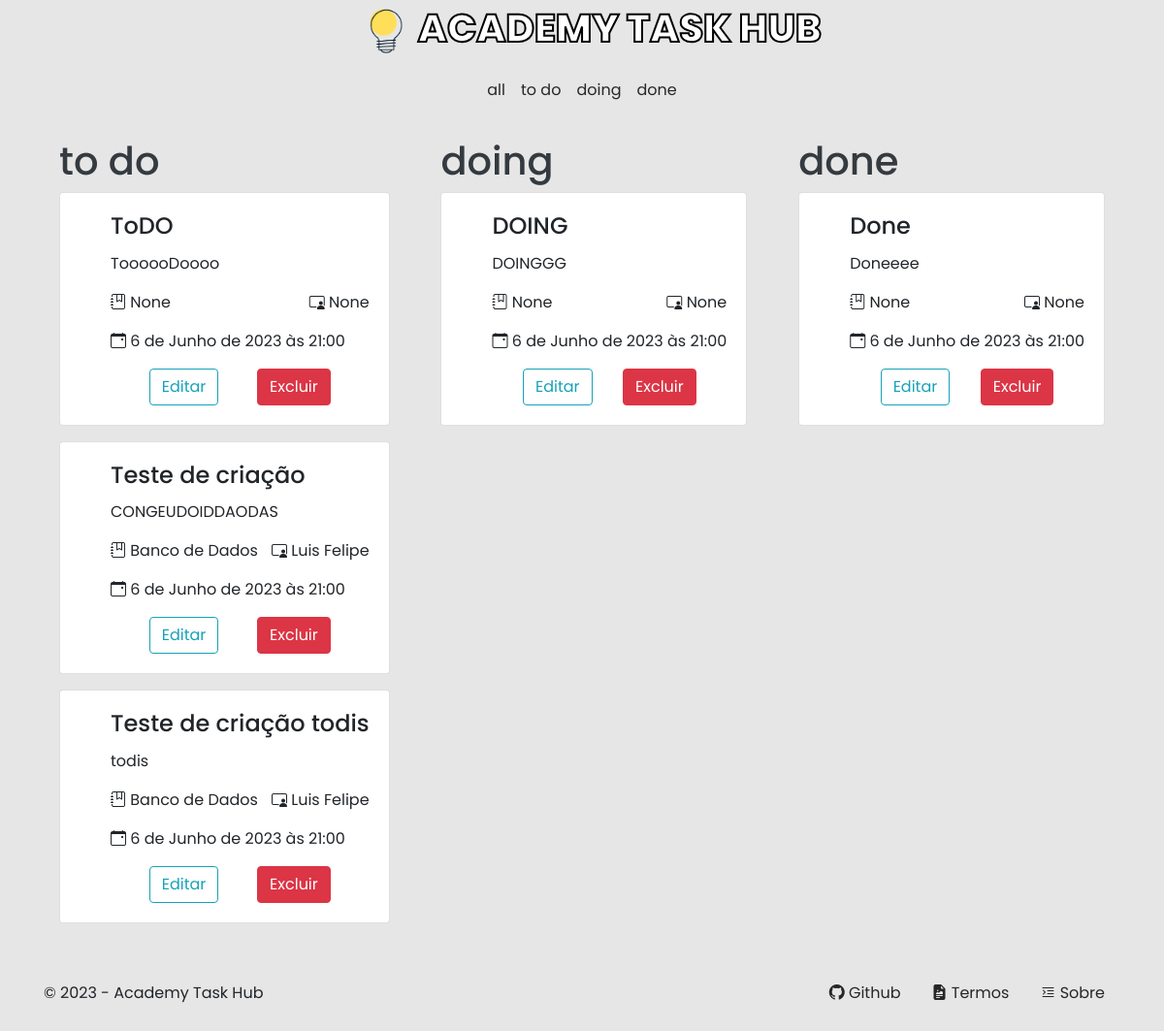
The page /client/cards/3/ (signed in) on the database as committed earlier.
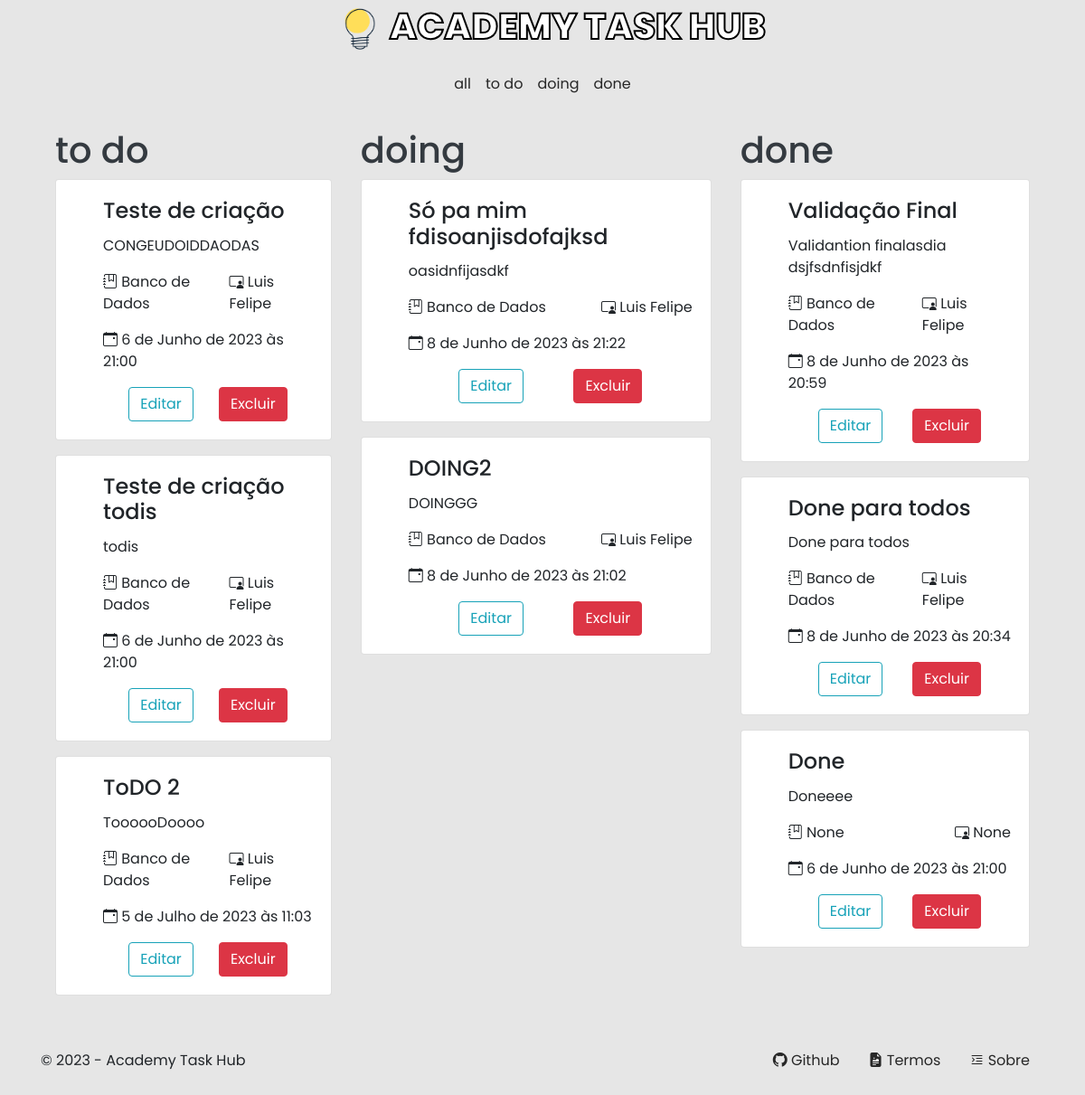
The same page on the database as committed later.
### apps/client/models.py (models this page shows, shortened)
class ItemList(models.Model):
    STATUS = (
        ('TODO', 'To Do'),
        ('DOING', 'Doing'),
        ('DONE', 'Done'),
    )
    TYPE = (
        ('P', 'Pessoal'),
        ('A', 'Para todos')
    )
    author = models.ForeignKey(User, on_delete=models.CASCADE)
    title = models.CharField(max_length=50)
    content = models.CharField(max_length=150)
    created_date = models.DateTimeField(auto_now_add=True)
    updated_date = models.DateTimeField(auto_now=True)
    due_date = models.DateTimeField()
    discipline = models.ForeignKey(Discipline, on_delete=models.CASCADE, blank=True, null=True)
    teacher = models.ForeignKey(Teacher, models.CASCADE, blank=True, null=True)
    status = models.CharField(max_length=5, choices=STATUS)
    type = models.CharField(max_length=1, choices=TYPE)

class Discipline(models.Model):
    name = models.CharField(max_length=20)
    is_technical_area = models.BooleanField()
    def __str__ (self) -> str:
        return self.name

class Teacher(models.Model):
    name = models.CharField(max_length=20)
    def __str__ (self) -> str:
        return self.name

### apps/client/views.py (the view)
# urls.py: path('cards/<int:pk>/', views.cards, name='cards'),
@login_required(login_url='/auth/login')
def cards(request, pk):
    if request.method == 'GET':
        person = Person.objects.filter(id=pk).first()
        user = Person.objects.filter(user=request.user).first()
        if not user.id == person.id:
            messages.error(request, 'Você não tem permisão de acessar está página.')
            return redirect('/')
        person = Person.objects.get(user=request.user)
        atual_date = datetime.today().strftime("%Y-%m-%d")
        item_list_todo = person.item_list.filter(status='TODO').order_by('due_date')
        item_list_doing = person.item_list.filter(status='DOING').order_by('-due_date')
        item_list_done = person.item_list.filter(status='DONE').order_by('-due_date')
        return render(request, 'pages/cards.html', context={
            'atual_date': atual_date,
            'item_list_todo': item_list_todo,
            'item_list_done': item_list_done,
            'item_list_doing': item_list_doing,
            'person': person,
        })

### apps/client/templates/pages/cards.html
{% extends 'base.html' %}
{% load static %}
{% block body %}
    <section class="container section text-white d-flex justify-content-between align-items-start">
        <main class="to-do p-3 d-flex justify-content-center flex-column text-dark">
            <h1>to do</h1>
            {% for item in item_list_todo %}
                {% include '../partials/card.html' %}
            {% empty %}
                <p>Nenhum item encontrado.</p>
            {% endfor %}
        </main>
        <main class="doing p-3 d-flex justify-content-center flex-column text-dark">
            <h1>doing</h1>
            {% for item in item_list_doing %}
                {% include '../partials/card.html' %}
            {% empty %}
                <p>Nenhum item encontrado.</p>
            {% endfor %}
        </main>
        <main class="done p-3 d-flex justify-content-center flex-column text-dark">
            <h1>done</h1>
            {% for item in item_list_done %}
                {% include '../partials/card.html' %}
            {% empty %}
                <p>Nenhum item encontrado.</p>
            {% endfor %}
        </main>
    </section>
{% endblock body %}

### apps/client/templates/partials/card.html
<ul class="card" style="min-width: 300px;">
    <li class="card-body">
        <h4 class="card-title">{{ item.title }}</h4>
        <p class="card-text">{{ item.content }}</p>
        <div class="more d-flex justify-content-between">
            <p><i class="bi bi-journal-bookmark"></i> {{ item.discipline }}</p>
            <p><i class="bi bi-person-video3"></i> {{ item.teacher }}</p>
        </div>
        <p class="card-text"><i class="bi bi-calendar-event"></i> {{ item.due_date }}</p>
        <div class="d-flex justify-content-evenly">
            <a href="{% url 'update_card' item.id person.id %}" class="btn btn-outline-info">Editar</a>
            <a href="{% url 'delete_card' item.id person.id %}" class="btn btn-danger">Excluir</a>
        </div>
    </li>
</ul>

Rows that differ between the two databases and show on the page:
changed ItemList "ToooooDoooo": title "ToDO" → "ToDO 2"; discipline "None" → "Banco de Dados"; teacher "None" → "Luis Felipe"; due_date "6 de Junho de 2023 às 21:00" → "5 de Julho de 2023 às 11:03"; moves down the list
added ItemList: title "Só pa mim fdisoanjisdofajksd", content "oasidnfijasdkf", discipline "Banco de Dados", teacher "Luis Felipe", due_date "8 de Junho de 2023 às 21:22", shown under "doing"
changed ItemList "DOINGGG": title "DOING" → "DOING2"; discipline "None" → "Banco de Dados"; teacher "None" → "Luis Felipe"; due_date "6 de Junho de 2023 às 21:00" → "8 de Junho de 2023 às 21:02"
added ItemList: title "Validação Final", content "Validantion finalasdia dsjfsdnfisjdkf", discipline "Banco de Dados", teacher "Luis Felipe", due_date "8 de Junho de 2023 às 20:59", shown under "done"
added ItemList: title "Done para todos", content "Done para todos", discipline "Banco de Dados", teacher "Luis Felipe", due_date "8 de Junho de 2023 às 20:34", shown under "done"
